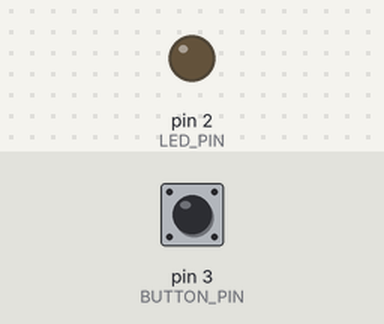
This sketch was run on a simulated Arduino Uno, built with avr-gcc and run on an emulated ATmega328P. On the bench: output pins drawn as LEDs (lit = HIGH). The test bench sets the inputs (shaded band); at power-on: pin 3 (BUTTON_PIN) HIGH.

Above: at 1.2 s.
1.3 s: pin 3 (BUTTON_PIN) pulled LOW for 0.15 s
At 3.1 s:
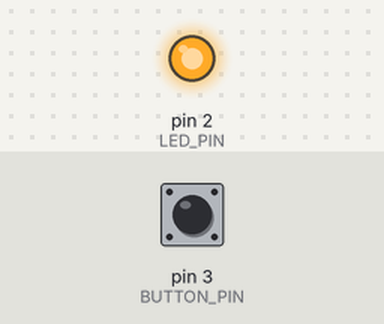
4.4 s: pin 3 (BUTTON_PIN) pulled LOW for 1 s
At 6.8 s:
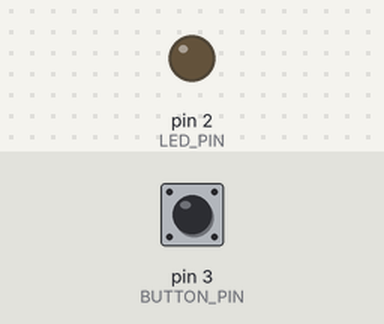
7.9 s: pin 3 (BUTTON_PIN) pulled LOW for 3.2 s
At 9.3 s:
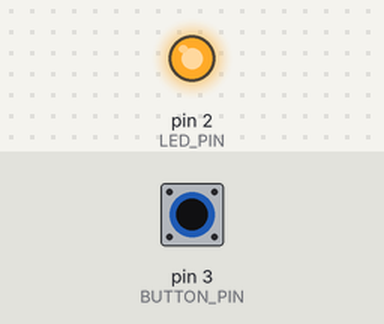
Timing chart, 0 to 13.5 s (numbered marks = the images above; inputs shaded):
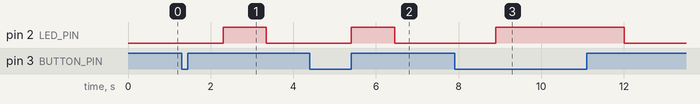

The sketch:

arduino-ocarina.ino
```cpp
const int BUTTON_PIN = 3;
const int LED_PIN = 2;

void setup() {
  pinMode(BUTTON_PIN, INPUT_PULLUP);
  pinMode(LED_PIN, OUTPUT);
}

void loop() {
  if(digitalRead(BUTTON_PIN) == LOW){
    delay(1000);
    digitalWrite(LED_PIN, HIGH);
    delay(1000);
  } else {
    digitalWrite(LED_PIN, LOW);
  }

  delay(50);
}
```

Measured:
- after the input at 1.3 s, pin 2 (LED_PIN): LOW → HIGH after 1.0 s, → LOW 1.1 s later
- after the input at 4.4 s, pin 2 (LED_PIN): LOW → HIGH after 1.0 s, → LOW 1.1 s later
- after the input at 7.9 s, pin 2 (LED_PIN): LOW → HIGH after 1.0 s, → LOW 3.1 s later
